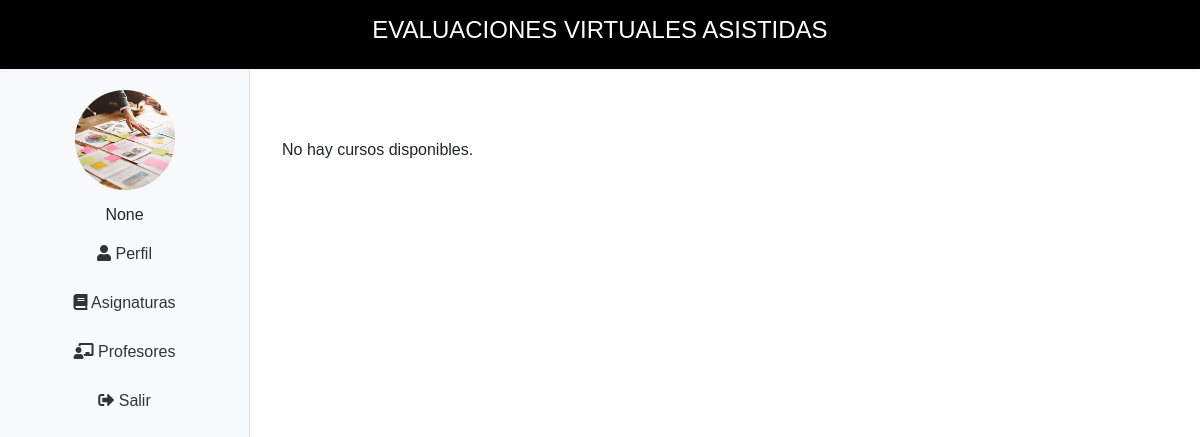
The app's page /portalEstudiante/, older data.
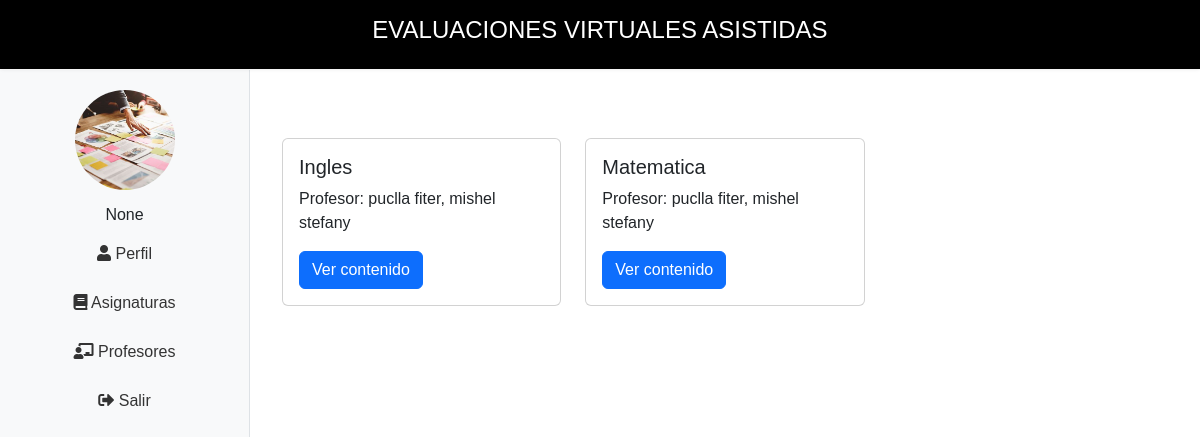
The same page, newer data.
### webApp/models.py (models this page shows, shortened)
class Curso(models.Model):
    nombre=models.CharField(max_length=20)
    docente = models.ForeignKey(Docente, on_delete=models.CASCADE, related_name='cursos')
    class Meta:
        verbose_name='curso'
        verbose_name_plural='cursos'
        db_table='cursos'

class Docente(models.Model):
    user = models.OneToOneField(User, on_delete=models.CASCADE, related_name='docente')
    apellido_paterno=models.CharField(max_length=20, verbose_name='Apeliido Paterno')
    apellido_materno=models.CharField(max_length=20, verbose_name='Apellido Materno')
    nombres=models.CharField(max_length=20)
    fecha_nacimiento=models.DateField(verbose_name='fecha de Nacimiento')
    sexo=models.CharField(max_length=1, choices=sexos, default='-')
    direccion=models.CharField(max_length=50, verbose_name="dirección",null=True, blank=True)
    telefono=models.CharField(max_length=9,null=True, blank=True)
    def nombre_completo(self):
        return "{} {}, {}".format(self.apellido_paterno, self.apellido_materno, self.nombres)
    class Meta:
        verbose_name='docente'
        verbose_name_plural='docentes'
        db_table='docente'

### portalEstudiante/views.py (the view)
# urls.py: path('',asignatura,name='asignatura'),
def asignatura(request):
    cursos = Curso.objects.select_related('docente').all()
    context = {
        'cursos': cursos,
    }
    return render(request, "Asignaturas/asignaturas.html",context)

### portalEstudiante/context_processors.py (called while the page is built, shortened)
def nombre_estudiante(request):
    return {'nombre_estudiante': None}

### portalEstudiante/templates/Asignaturas/asignaturas.html
{% extends "portalEstudiante/base.html" %}
{% load static %}
{% load widget_tweaks %}
{% block content %}
<div class="container mt-5">
    <div class="row">
        {% if cursos %}
            {% for curso in cursos %}
                <div class="col-md-4 mb-4">
                    <div class="card h-100">
                        <div class="card-body">
                            <h5 class="card-title">{{ curso.nombre }}</h5>
                            <p class="card-text">Profesor: {{ curso.docente.nombre_completo }}</p>
                            <a href="{% url 'evaluaciones' curso.id %}" class="btn btn-primary">Ver contenido</a>
                        </div>
                    </div>
                </div>
            {% endfor %}
        {% else %}
            <p>No hay cursos disponibles.</p>
        {% endif %}
    </div>
</div>
{% endblock content %}

### portalEstudiante/templates/portalEstudiante/base.html (shortened to what this page needs)
{% load static %}
{% load widget_tweaks %}
<!DOCTYPE html>
<html lang="es">
<head>
    <link rel="stylesheet" href="{% static 'webApp/css/bootstrap.min.css' %}">
    <link rel="stylesheet" href="https://cdnjs.cloudflare.com/ajax/libs/font-awesome/5.15.4/css/all.min.css">
</head>
<body>
    <div class="app-name-container">
        <h4>EVALUACIONES VIRTUALES ASISTIDAS</h4>
    </div>
    <div class="sidebar text-center">
        <img src="{% block profile_pic %}{% static 'webApp/img/image1.jpg' %}{% endblock %}" alt="Foto del Estudiante" class="profile-pic">
        <h6>{{ nombre_estudiante }}</h6>
        <div class="menu">
            <a href="#"><i class="fas fa-user"></i> Perfil</a>
            <a href="{% url 'asignatura' %}"><i class="fas fa-book"></i> Asignaturas</a>
            <a href="#"><i class="fas fa-chalkboard-teacher"></i> Profesores</a>
            <a href="{% url 'cerrarsecion' %}"><i class="fas fa-sign-out-alt"></i> Salir</a>
        </div>
    </div>
    <div class="main-content">
        {% block content %}{% endblock %}
    </div>
</body>
</html>

### portalEstudiante/templates/portalEstudiante/base.html (style rules this page uses)
body { display: flex; flex-direction: column; margin: 0; padding: 0; font-family: Arial, sans-serif; height: 100vh; }
.app-name-container { background-color: #000000; color: white; text-align: center; padding: 16px 0; font-size: 28px; box-shadow: 0 0px 4px rgba(0, 0, 0, 0.1); position: fixed; top: 0; left: 0; width: 100%; z-index: 1000; }
.sidebar { width: 250px; height: calc(100vh - 70px); background-color: #f8f9fa; padding: 20px; position: fixed; top: 70px; left: 0; border-right: 1px solid #dee2e6; z-index: 900; }
.main-content { margin-top: 70px; margin-left: 250px; padding: 20px; flex: 1; overflow-y: auto; }
.profile-pic { width: 100px; height: 100px; border-radius: 50%; object-fit: cover; margin-bottom: 15px; }
.menu a { display: block; padding: 10px 15px; margin: 5px 0; text-decoration: none; color: #333; border-radius: 5px; }

Row changes from the older to the newer data that the page shows:
added Curso: nombre "Ingles", docente.nombre_completo "puclla fiter, mishel stefany"
added Curso: nombre "Matematica", docente.nombre_completo "puclla fiter, mishel stefany"
Text that changed along with them:
text no longer shown: "No hay cursos disponibles."
